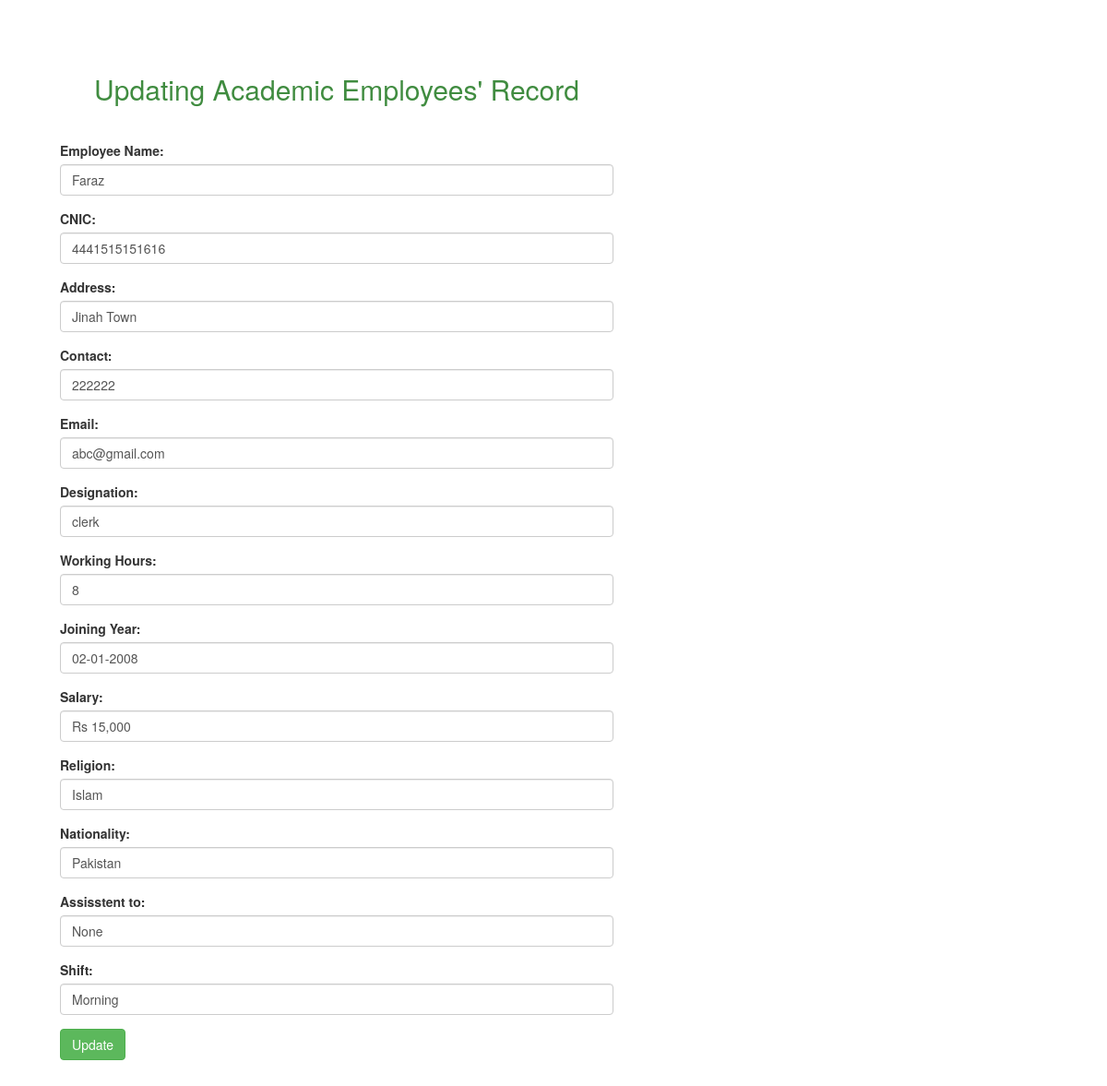
The app's page /edit_acad_emp.php?edit_acad_emp=5 (signed in) with its own data.
### tables this page shows
CREATE TABLE IF NOT EXISTS `acad_emp` (
`id` int(30) NOT NULL,
  `name` varchar(60) NOT NULL,
  `cnic` varchar(60) NOT NULL,
  `addr` varchar(60) NOT NULL,
  `contact` varchar(60) NOT NULL,
  `email` varchar(60) NOT NULL,
  `desig` varchar(60) NOT NULL,
  `hours` varchar(60) NOT NULL,
  `year` varchar(60) NOT NULL,
  `salary` varchar(60) NOT NULL,
  `religion` text NOT NULL,
  `nationality` text NOT NULL,
  `assistent_to` text NOT NULL,
  `shift` text NOT NULL
);

### edit_acad_emp.php (the view, shortened to what this page needs)
<?php
	$edit_std	=	@$_GET['edit_acad_emp'];
		$que	=	"select * from acad_emp where id='$edit_std'";
		$run = mysql_query($que);
		while($row=mysql_fetch_array($run)){
			$id = $row['id'];
			$acad_emp_name			=	$row['name'];
	$acad_emp_cnic					=	$row['cnic'];
	$acad_emp_address				=	$row['addr'];
	$acad_emp_cntct					=	$row['contact'];
	$acad_emp_email					=	$row['email'];
	$acad_emp_designation			=	$row['desig'];
	$acad_emp_hours					=	$row['hours'];
	$acad_emp_year					=	$row['year'];
	$acad_emp_salary				=	$row['salary'];
	$acad_emp_religion				=	$row['religion'];
	$acad_emp_nationality			=	$row['nationality'];
	$acad_emp_assisstent			=	$row['assistent_to'];
	$acad_emp_shift					=	$row['shift'];
		}
?>
<!DOCTYPE html>
<head>
<link rel="stylesheet" href="jui/css/jquery-ui-1.10.4.custom.css" type="text/css">
	<link href="css/bootstrap.min.css" rel="stylesheet">
<link href="admin.css" rel="stylesheet" type="text/css" />
</head>
<body>
		<div class="container">
		<div class="form">
		<form method="post" action="edit_acad_emp.php?edit_acad_emp=<?php echo $id; ?>" >
		<center>
			<div><h2 class="heading">Updating Academic Employees' Record</h2></div>
		</center><br />
  <div class="form-group">
    <label for="acad_emp_name">Employee Name:</label>
    <input type="text" name="acad_emp_name" class="form-control" id="acad_emp_name" value="<?php echo @$acad_emp_name; ?>">
  </div>
  <div class="form-group">
    <label for="acad_emp_cnic">CNIC:</label>
    <input type="text" class="form-control" name="acad_emp_cnic" id="acad_emp_cnic" value="<?php echo @$acad_emp_cnic; ?>">
  </div>
  <div class="form-group">
    <label for="acad_emp_address">Address:</label>
    <input type="text" name="acad_emp_address" class="form-control" id="acad_emp_address" value="<?php echo @$acad_emp_address; ?>">
  </div>
  <div class="form-group">
    <label for="acad_emp_cntct">Contact:</label>
    <input type="text" name="acad_emp_cntct" class="form-control" id="acad_emp_cntct" value="<?php echo @$acad_emp_cntct; ?>">
  </div>
  <div class="form-group">
    <label for="acad_emp_email">Email:</label>
    <input type="text" name="acad_emp_email" class="form-control" id="acad_emp_email" value="<?php echo @$acad_emp_email; ?>">
  </div>
  <div class="form-group">
    <label for="acad_emp_designation">Designation:</label>
    <input type="text" name="acad_emp_designation" class="form-control" id="acad_emp_designation" value="<?php echo @$acad_emp_designation; ?>">
  </div>
  <div class="form-group">
    <label for="acad_emp_hours">Working Hours:</label>
    <input type="text" name="acad_emp_hours" class="form-control" id="acad_emp_hours" value="<?php echo @$acad_emp_hours; ?>">
  </div>
  <div class="form-group">
    <label for="acad_emp_year">Joining Year:</label>
    <input type="text" name="acad_emp_year" class="form-control" id="acad_emp_year" value="<?php echo @$acad_emp_year; ?>">
  </div>
  <div class="form-group">
    <label for="acad_emp_salary">Salary:</label>
    <input type="text" name="acad_emp_salary" class="form-control" id="acad_emp_salary" value="<?php echo @$acad_emp_salary; ?>">
  </div>
  <div class="form-group">
    <label for="acad_emp_religion">Religion:</label>
    <input type="text" name="acad_emp_religion" class="form-control" id="acad_emp_religion" value="<?php echo @$acad_emp_religion; ?>">
  </div>
  <div class="form-group">
    <label for="acad_emp_nationality">Nationality:</label>
    <input type="text" name="acad_emp_nationality" class="form-control" id="acad_emp_nationality" value="<?php echo @$acad_emp_nationality; ?>">
  </div>
  <div class="form-group">
    <label for="acad_emp_assisstent">Assisstent to:</label>
    <input type="text" name="acad_emp_assisstent" class="form-control" id="acad_emp_assisstent" value="<?php echo @$acad_emp_assisstent; ?>">
  </div>
  <div class="form-group">
    <label for="acad_emp_shift">Shift:</label>
    <input type="text" name="acad_emp_shift" class="form-control" id="acad_emp_shift" value="<?php echo @$acad_emp_shift; ?>">
  </div>
  <button type="submit" name="edit_acad_emp_btn" class="btn btn-success">Update</button>
</form>
</div>
</div>
</body>
</html>

### admin.css (style rules this page uses)
.container { margin:50px; padding-top:10px; }
.heading { color:#408C40; margin:20px; }
.form { width:600px; }

### records on screen
acad_emp: acad_emp_name "Faraz", acad_emp_cnic "4441515151616", acad_emp_address "Jinah Town", acad_emp_cntct "222222", acad_emp_email "abc@gmail.com", acad_emp_designation "clerk", acad_emp_hours "8", acad_emp_year "02-01-2008", acad_emp_salary "Rs 15,000", acad_emp_religion "Islam", acad_emp_nationality "Pakistan", acad_emp_assisstent "None", acad_emp_shift "Morning"
